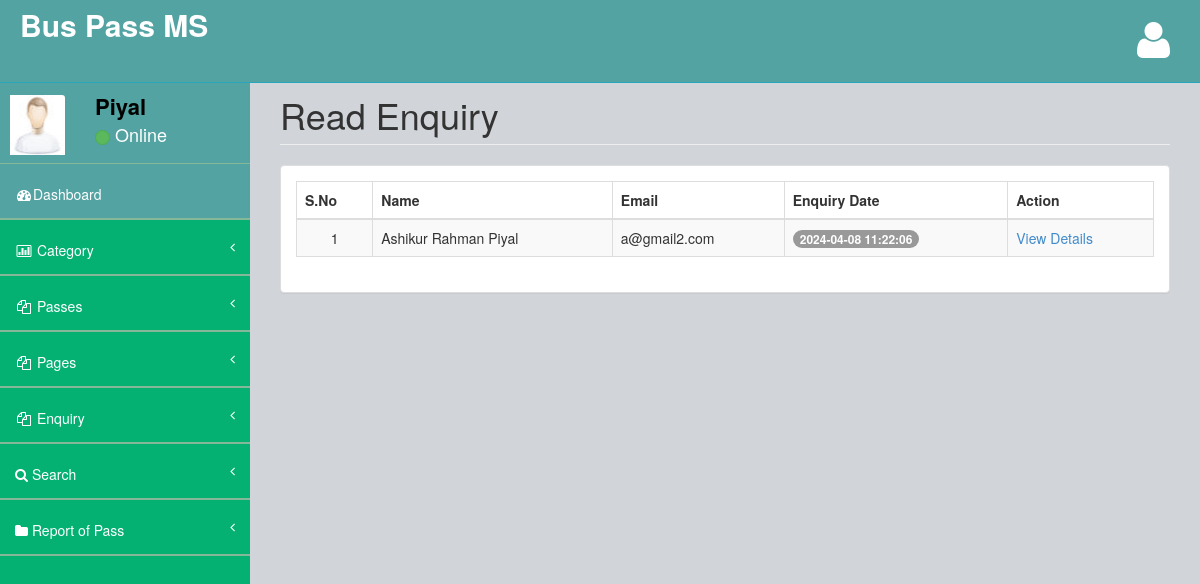
The app's page /buspassms/admin/readenq.php (signed in) with its own data.
### tables this page shows
CREATE TABLE `tblcontact` (
  `ID` int(10) NOT NULL,
  `Name` varchar(200) DEFAULT NULL,
  `Email` varchar(200) DEFAULT NULL,
  `Message` mediumtext DEFAULT NULL,
  `EnquiryDate` timestamp NOT NULL DEFAULT current_timestamp(),
  `IsRead` int(5) DEFAULT NULL
);

### buspassms/admin/readenq.php (the view, shortened to what this page needs)
<?php
include('includes/dbconnection.php');
if (strlen($_SESSION['bpmsaid']==0)) {
  header('location:logout.php');
  } else{
  ?>
<!DOCTYPE html>
<html>
<head>
    <link href="assets/plugins/bootstrap/bootstrap.css" rel="stylesheet" />
    <link href="assets/font-awesome/css/font-awesome.css" rel="stylesheet" />
    <link href="assets/plugins/pace/pace-theme-big-counter.css" rel="stylesheet" />
  <link href="assets/css/style.css" rel="stylesheet" />
      <link href="assets/css/main-style.css" rel="stylesheet" />
    <link href="assets/plugins/dataTables/dataTables.bootstrap.css" rel="stylesheet" />
</head>
<body>
    <div id="wrapper">
       <?php include_once('includes/header.php');?>
        <?php include_once('includes/sidebar.php');?>
        <div id="page-wrapper">
            <div class="row">
                <div class="col-lg-12">
                    <h1 class="page-header">Read Enquiry</h1>
                </div>
            </div>
            <div class="row">
                <div class="col-lg-12">
                    <div class="panel panel-default">
                        <div class="panel-body">
                            <div class="table-responsive">
                                <table class="table table-striped table-bordered table-hover" id="dataTables-example">
                                    <thead>
                                       <tr>
                   <th>S.No</th>
                   <th>Name</th>
                    <th>Email</th>
                    <th>Enquiry Date</th>
                     <th>Action</th>
                  </tr>
                                    </thead>
                                    <tbody>
                                         <?php
$sql="SELECT * from tblcontact where IsRead='1'";
$query = $dbh -> prepare($sql);
$query->execute();
$results=$query->fetchAll(PDO::FETCH_OBJ);
$cnt=1;
if($query->rowCount() > 0)
{
foreach($results as $row)
{               ?>
                                       <tr>
                     <td class="text-center"><?php echo htmlentities($cnt);?></td>
                                        <td><?php  echo htmlentities($row->Name);?></td>
                                        <td><?php  echo htmlentities($row->Email);?></td>
                                        <td>
                                            <span class="badge badge-primary"><?php  echo htmlentities($row->EnquiryDate);?></span>
                                        </td>
                                         <td><a href="view-enquiry.php?viewid=<?php echo htmlentities ($row->ID);?>">View Details</a></td>
                  </tr>
               <?php $cnt=$cnt+1;}} ?>
                                    </tbody>
                                </table>
                            </div>
                        </div>
                    </div>
                </div>
            </div>
        </div>
    </div>
</body>
</html>
<?php }  ?>

### buspassms/admin/includes/sidebar.php (shortened to what this page needs)
<?php
include('includes/dbconnection.php');
?>
        <nav class="navbar-default navbar-static-side" role="navigation">
            <div class="sidebar-collapse">
                <ul class="nav" id="side-menu">
                    <li>
                        <div class="user-section">
                            <div class="user-section-inner">
                                <img src="assets/img/user.jpg" alt="">
                            </div>
                            <div class="user-info">
                                <?php
$aid=$_SESSION['bpmsaid'];
$sql="SELECT AdminName from  tbladmin where ID=:aid";
$query = $dbh -> prepare($sql);
$query->bindParam(':aid',$aid,PDO::PARAM_STR);
$query->execute();
$results=$query->fetchAll(PDO::FETCH_OBJ);
$cnt=1;
if($query->rowCount() > 0)
{
foreach($results as $row)
{               ?>
                                <div><strong><?php  echo $row->AdminName;?></strong></div>
                                <div class="user-text-online">
                                    <span class="user-circle-online btn btn-success btn-circle "></span>&nbsp;Online
                                </div>
                            </div>
                            <?php $cnt=$cnt+1;}} ?>
                        </div>
                    </li>
                    <li class="selected">
                        <a href="dashboard.php"><i class="fa fa-dashboard fa-fw"></i>Dashboard</a>
                    </li>
                    <li>
                        <a href="#"><i class="fa fa-bar-chart-o fa-fw"></i> Category<span class="fa arrow"></span></a>
                    </li>
                    <li>
                        <a href="#"><i class="fa fa-files-o fa-fw"></i> Passes<span class="fa arrow"></span></a>
                    </li>
                    <li>
                        <a href="#"><i class="fa fa-files-o fa-fw"></i> Pages<span class="fa arrow"></span></a>
                    </li>
                    <li>
                        <a href="#"><i class="fa fa-files-o fa-fw"></i> Enquiry<span class="fa arrow"></span></a>
                    </li>
                    <li>
                        <a href="search-pass.php"><i class="fa fa-search"></i>  Search<span class="fa arrow"></span></a>
                        </li>
                        <li>
                        <a href="pass-bwdates-report.php"><i class="fa fa-folder"></i>  Report of Pass<span class="fa arrow"></span></a>
                        </li>
                </ul>
            </div>
        </nav>

### buspassms/admin/assets/css/style.css (style rules this page uses)
body { background-color: #f8f8f8; }
#wrapper { width: 100%; margin-top: 55px!important; background-color:#04B173; }
#page-wrapper { padding: 0 15px; min-height: 568px; background-color:rgb(209, 212, 216); }
.navbar-static-side ul li { border-bottom:1px solid #84B899 !important; }
.arrow { float: right; }
.fa.arrow:before { content: "\f104"; }
@media (min-width:768px) { .navbar-static-side { z-index: 1; position: absolute; width: 250px; } }
.btn-circle { width: 30px; height: 30px; padding: 6px 0; border-radius: 15px; text-align: center; font-size: 12px; line-height: 1.428571429; }

### buspassms/admin/assets/css/main-style.css (style rules this page uses)
.user-section-inner { height: 65px; width: 65px; -moz-border-radius: 3px; -webkit-border-radius: 3px; border-radius: 3px; overflow: hidden; display: inline-block; float: left; margin-right: 15px; margin-top: 20px; }
.user-section-inner img { margin-left:10px; width:55px; height:60px; }
.user-info { display: block; color:#000!important; display: inline-block; padding: 15px; margin-bottom: 0px }
.user-text-online { font-size:18px; color:#fff }
.user-circle-online { width: 15px!important; height: 15px!important; }
.nav > li > a { padding: 20px 15px; }
#side-menu { background-color:#04B173; }
#side-menu a { color:#fff; border-bottom: 1px solid #84B899 !important; height: 55px; }
.selected { background-color:rgb(83, 163, 163); }
.navbar-default { border-color: #27A6BE; }
@media (min-width:768px) { #page-wrapper { position: inherit; margin: 0 0 0 250px; padding: 0 30px; min-height: 1000px; } }

### records on screen
tblcontact: Name "Ashikur Rahman Piyal", Email "a@gmail2.com", EnquiryDate "2024-04-08 11:22:06"

### other values on screen
$row->AdminName "Piyal"
